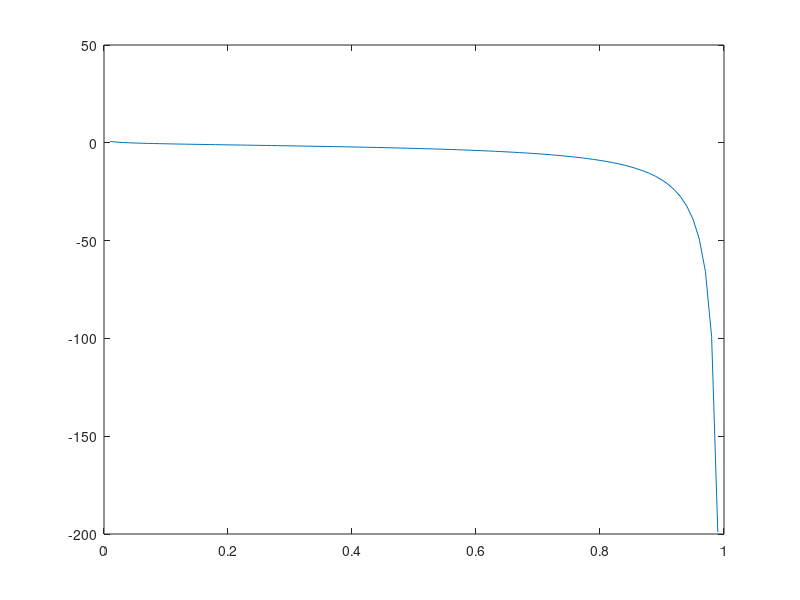

Here is the MATLAB script that generated this plot: (Note: this script raises an error after producing the figure.)
%------------------------------------------------------------------%
%               plotDispCurveFiber - Main function                    %
%------------------------------------------------------------------%

%  [File name]	"plotDispCurveFiber.m"
%  [Author]		"Anna Archetti"
%  [Version]		"1.0"
%  [Modified by]	"Anna Archetti"
%  [Date]			"02 May 2017"

% Application:
% This function is designed for a optical fiber made by a
% core(n1) and a cladding(n0)

% Dispersion function:
% f(u,w)= Jm(u)/(u*Jm-1(u)) + Km(w)/(w*Km-1(w))
% 
% where:
% u = v*sqrt(1-b)
% w = v*sqrt(b)
%
% f(b, v) = J(m, v*sqrt(1-b))/(v*sqrt(1-b)*J(m-1, v*sqrt(1-b))) + K(m, v*sqrt(b))/(v*sqrt(b)*K(m-1, v*sqrt(b)))
% 
% where m = 0
% 
% Intervals Suggestions:
% HE11 
% plotDispCurveFiber(2, 0, 1.5, 1.1, 0.01, 0, (3.9:0.01:5.1), [0.5, 1]);
% plotDispCurveFiber(2, 0, 1.5, 1.1, 0.01, 0, (1:0.01:2.4), [0.001, 1]);
% HE12
% plotDispCurveFiber(2, 0, 1.5, 1.1, 0.01, 0, (4.1:0.01:5), [0.0001, 0.25]);
% 

% Defintions:
% v: is the normalized frequency v = k^2*a^2(n1^2 - ns^2)
% 2a: is the width of the core of the waveguide [um]
% k: is the modulus of the compomponent of propagation vector K along the 
%   direction perpendicular to the propagation direction, along the smallest 
%   waveguide dimention (a)
% beta: is the modulus of the compomponent of propagation vector K along 
%       the propagation direction
% b: is the normalized propagation constant (ne^2 - ns^2)/(n1^2 - ns^2)
% ne: is the effective index = beta/k
% ns: is the refractive index of the substrate of the waveguide
% n1: is the refractive index of the waveguide core 
% m: mode numbers here (1:1:5)
% gamma: measure of the wg asymmetry of the ref indices = (ns^2 - n0^2)/(n1^2 - ns^2)

% The function computes 
% - different values of the variable v 
% - different valuse of the variable b as a function of v
% - find the roots (v) of the function 
%                     f(b, v) = J(m, v*sqrt(1-b))/(v*sqrt(1-b)*J(m-1, v*sqrt(1-b)))...
%                             + K(m, v*sqrt(b))/(v*sqrt(b)*K(m-1, v*sqrt(b)))
%                             given different b values

% INPUTs:
% - n1: scalar
% - ns: scalar
% - neStep: distance between differents ne generated by the function
% - 2a: [um]
% - gamma: optional (default = [0, 5])

% OUTPUTs:
% - dispRelStruct: each element of the array correspond to a
%                  - differnt order m (columns)
%                  - differnt gamma (raw)
%                  each element has 4 fields:
%                   o order m name
%                   o gamma number
%                   o b(vector) and 
%                   o v(vector)
% - figure: plot of v vs b for each gamma value




function dispRelStruct = plotDispCurveFiber(a2, m ,n1, ns, neStep, gamma, v, bInt)

    
    % Check inputs
    if (nargin == 0)
        a2 = 2;
        m = 0;
        n1 = 1.5; %1.5;
        ns = 1.1 %1.1;
        neStep = 0.01;
        gamma = 0;
        v = (1 : 0.01 : 2.4);
        bInt = [0.001, 1];
    elseif (nargin == 1)
        m = 0; 
        n1 = 1.5;
        ns = 2;
        neStep = 0.01;
        gamma = 0;
        v = (1 : 0.01 : 2.4);
        bInt = [0.001, 1];
    elseif (nargin == 2)
        n1 = 1.5;
        ns = 2;
        neStep = 0.01;
        gamma = 0;
        v = (1 : 0.01 : 2.4);
        bInt = [0.001, 1];
    elseif (nargin == 3)
        neStep = 0.01;
        gamma = 0; 
        v = (1 : 0.01 : 2.4);
        bInt = [0.001, 1];
    elseif (nargin == 4)
        gamma = 0; 
        v = (1 : 0.01 : 2.4);
        bInt = [0.001, 1];
    elseif (nargin == 4)   
        v = (1 : 0.01 : 2.4);
        bInt = [0.001, 1];
    elseif (nargin == 4)   
        bInt = [0.001, 1];
    end   
    
    % Define parameters  
    colorCur = jet(length(gamma)*length(m));
  
    h1 = figure;
    h2 = figure;

    figure(h1)
%     v = (1 : 0.01 : 2.4);
    bTemp = (0.01:neStep:1);
       
    for rootIdx = 1: length(v) 
        
        vTemp = v(rootIdx);
        myFunc = @(b) besselj(m, vTemp.*sqrt(1-b)) ./ ( vTemp.*sqrt(1-b) .* besselj(m-1, vTemp.*sqrt(1-b)) )...
                + besselk(m, vTemp.*sqrt(b)) ./ ( vTemp.*sqrt(b) .* besselk(m-1, vTemp.*sqrt(b)) );
            
        myDiscrFunc = besselj(m, vTemp.*sqrt(1-bTemp)) ./ ( vTemp.*sqrt(1-bTemp) .* besselj(m-1, vTemp.*sqrt(1-bTemp)) )...
                + besselk(m, vTemp.*sqrt(bTemp)) ./ ( vTemp.*sqrt(bTemp) .* besselk(m-1, vTemp.*sqrt(bTemp)) );

         
         plot(bTemp, myDiscrFunc) 
         drawnow, 
         [xRoot(rootIdx), yRoot(rootIdx)] = findCFRootBisection(myFunc, bInt, 0.01, 10^8);
        %[xRoot(rootIdx), yRoot(rootIdx)] = findRootBisection(b, myDiscrFunc, 1);

    
    end

    figure(h2)
    
    
            
%     dispRelStructBis(gammaIdx, mIdx) = struct('m', m(mIdx), 'gamma', gamma(gammaIdx), ...
%         'bTE',xRoot, 'vTE', v);
    mIdx = 1;
    gammaIdx = 1;
    plot(v, xRoot, 'color', colorCur(mIdx + (gammaIdx - 1)*length(m), :), 'marker', '*')
%             plot(v(1:end-1), xRoot, 'color', colorCur(mIdx + (gammaIdx - 1)*length(m), :), 'marker', '*')
    legendInfo{mIdx + (gammaIdx - 1)*length(m)} = ...
        ['gamma = ', num2str(gamma(gammaIdx)) ', m = ' num2str(m(mIdx)) ];
    hold on   
    clear v, 
    clear xRoot, clear yRoot

    xlabel('normalized frequency v')
    ylabel('normalized propagation constant b')
    axis([0 10 0 1])
    title('Disperstion curve - HE11 mode - Fiber - Bisection')
    legend(legendInfo)
    set(gca,'color','none')
    
    
end